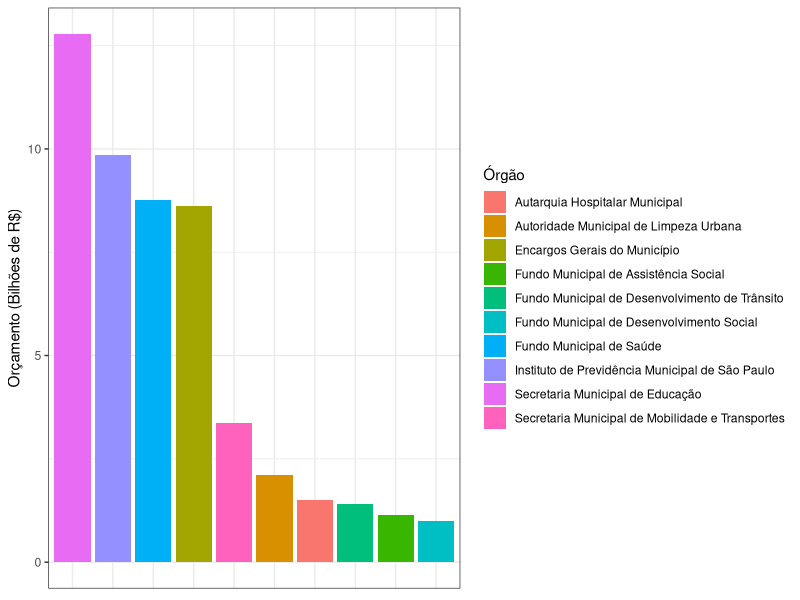
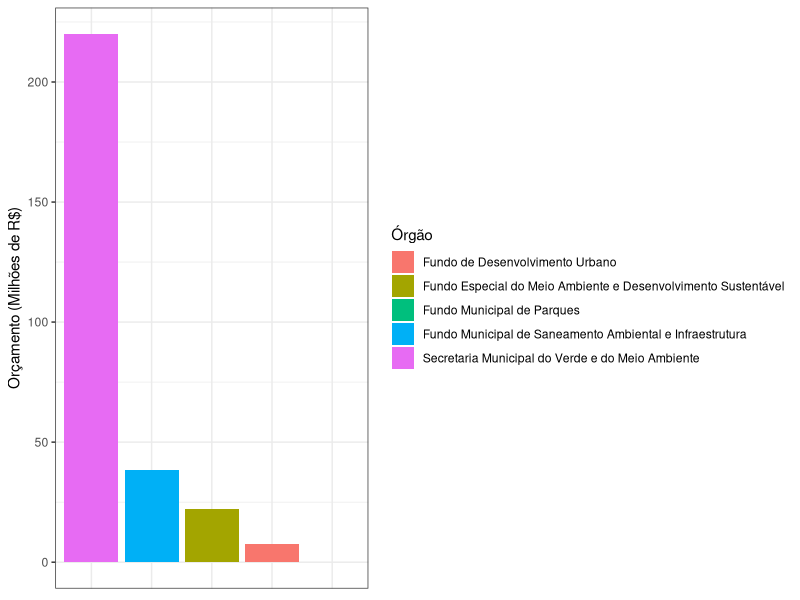
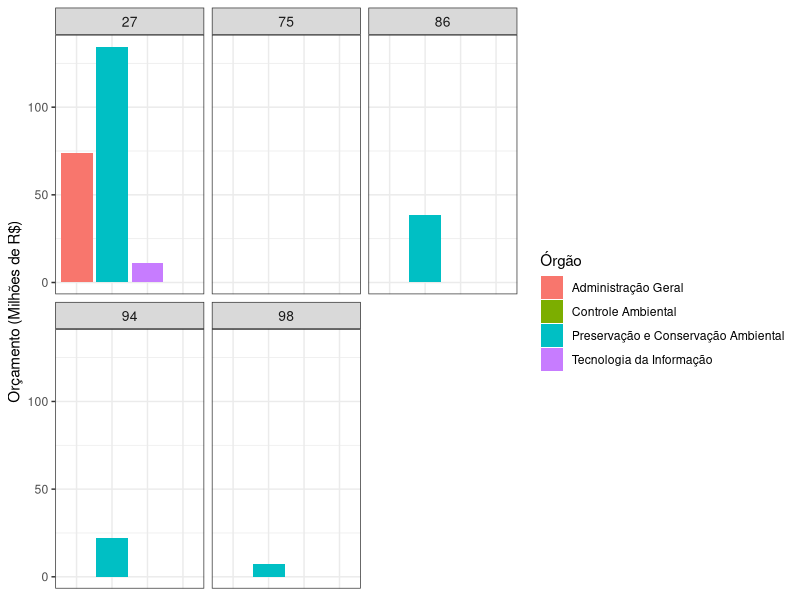
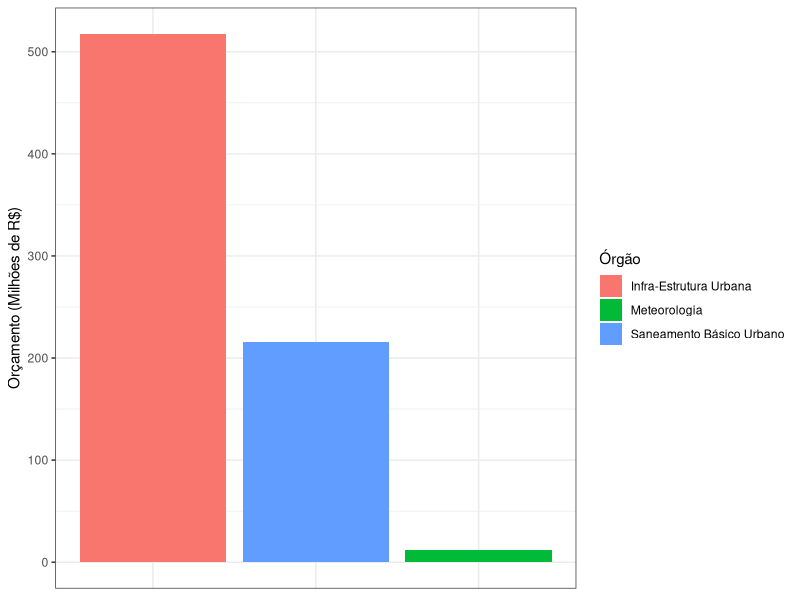
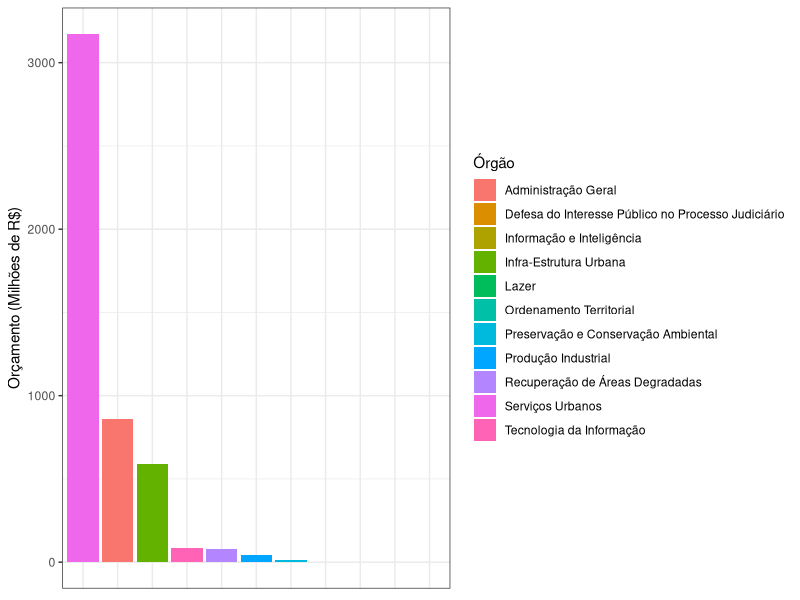
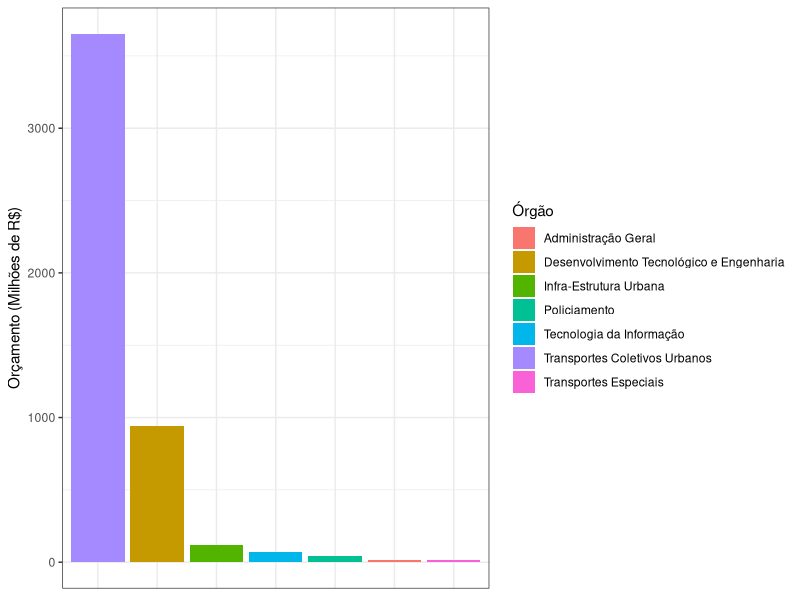
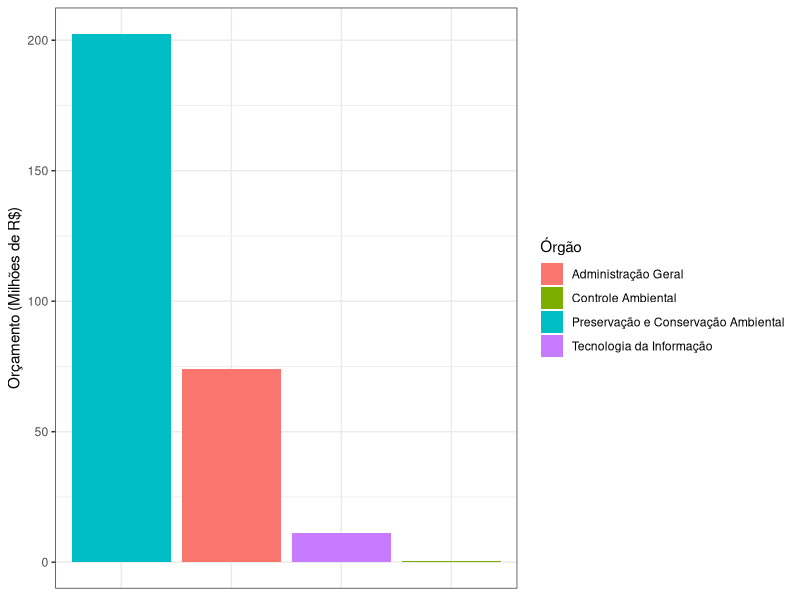
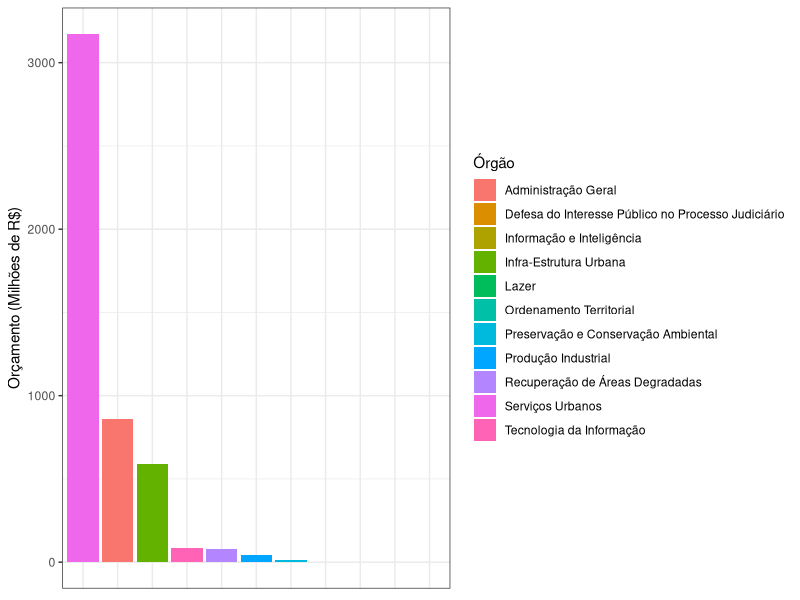

These charts were generated, in order, by the following R code:
## ---- chunk 1
knitr::opts_chunk$set(echo = TRUE)
## ---- chunk 2
library(tidyverse)

## ---- chunk 3
proposta2019 <- readxl::read_xls("data/BaseDados2019.xls")

## ---- chunk 4
names(proposta2019) <- c("dotacao", "exercicio_empresa", "exercicio", "administracao", "orgao", "desc_orgao", "unidade", "desc_unidade", "funcao", "desc_funcao", "subfuncao", "desc_subfuncao", "programa", "desc_programa", "papa", "proj_ativ", "desc_proj_ativ", "cta_despesa", "desc_cta_despesa", "fonte", "desc_fonte", "cod_nro_emnd_nota", "saldo_orc", "agenda", "desc_agenda", "eixo", "desc_eixo", "ppa")
## ---- chunk 5
proposta2019 %>% 
  mutate(saldo_orc = saldo_orc/1000000000) %>%  #transformar em bilhões
   group_by(desc_orgao) %>%  
  summarise(soma = sum(saldo_orc)) %>% 
  top_n(10) %>% arrange (desc(soma)) %>% 
  
   ggplot()+
    geom_col(aes(x =  reorder(desc_orgao,-soma), y = soma, fill=desc_orgao))+
   labs(
    x = "Órgão", 
    y = "Orçamento (Bilhões de R$)",
    fill = "Órgão"
  )+ theme_bw()+
 theme(axis.title.x=element_blank(),
        axis.text.x=element_blank(),
        axis.ticks.x=element_blank())
## ---- chunk 6
proposta2019 %>% 
  mutate(saldo_orc = saldo_orc/1000000) %>%  #transformar em milhões
  filter(desc_funcao=="Gestão Ambiental") %>% 
group_by(desc_orgao) %>% 
 summarise(soma = sum(saldo_orc)) %>% 
  arrange(desc(soma))
## ---- chunk 7
proposta2019 %>% 
  mutate(saldo_orc = saldo_orc/1000000) %>%  #transformar em milhões
  filter(desc_funcao=="Gestão Ambiental") %>% 
group_by(desc_orgao) %>% 
 summarise(soma = sum(saldo_orc)) %>% 
  ggplot()+
    geom_col(aes(x =  reorder(desc_orgao,-soma), y = soma, fill=desc_orgao))+
   labs(
    x = "Órgão", 
    y = "Orçamento (Milhões de R$)",
    fill = "Órgão"
  )+ theme_bw()+
 theme(axis.title.x=element_blank(),
        axis.text.x=element_blank(),
        axis.ticks.x=element_blank())
## ---- chunk 8
proposta2019 %>% 
  mutate(saldo_orc = saldo_orc/1000000) %>%  #transformar em milhões
  filter(desc_funcao=="Gestão Ambiental") %>% 
  filter(saldo_orc > 0) %>% 
group_by(desc_subfuncao) %>% 
   ggplot()+
    geom_col(aes(x =  reorder(desc_subfuncao,-saldo_orc), y = saldo_orc, fill=desc_subfuncao))+
   labs(
    x = "Órgão", 
    y = "Orçamento (Milhões de R$)",
    fill = "Órgão"
  )+ theme_bw()+
 theme(axis.title.x=element_blank(),
        axis.text.x=element_blank(),
        axis.ticks.x=element_blank(),
       strip.text = element_text(size=10))+
  facet_wrap(~orgao, labeller = label_wrap_gen(width=10))  

## ---- chunk 9
proposta2019 %>% 
  mutate(saldo_orc = saldo_orc/1000000) %>%  #transformar em milhões
  filter(desc_funcao=="Saneamento") %>% 
group_by(desc_subfuncao) %>% 
 summarise(soma = sum(saldo_orc)) %>% 
  ggplot()+
    geom_col(aes(x =  reorder(desc_subfuncao,-soma), y = soma, fill=desc_subfuncao))+
   labs(
    x = "Órgão", 
    y = "Orçamento (Milhões de R$)",
    fill = "Órgão"
  )+ theme_bw()+
 theme(axis.title.x=element_blank(),
        axis.text.x=element_blank(),
        axis.ticks.x=element_blank())
## ---- chunk 10
proposta2019 %>% 
  mutate(saldo_orc = saldo_orc/1000000) %>%  #transformar em milhões
  filter(desc_funcao=="Urbanismo") %>% 
group_by(desc_subfuncao) %>% 
 summarise(soma = sum(saldo_orc)) %>% 
  ggplot()+
    geom_col(aes(x =  reorder(desc_subfuncao,-soma), y = soma, fill=desc_subfuncao))+
   labs(
    x = "Órgão", 
    y = "Orçamento (Milhões de R$)",
    fill = "Órgão"
  )+ theme_bw()+
 theme(axis.title.x=element_blank(),
        axis.text.x=element_blank(),
        axis.ticks.x=element_blank())
## ---- chunk 11
proposta2019 %>% 
  mutate(saldo_orc = saldo_orc/1000000) %>%  #transformar em milhões
  filter(desc_funcao=="Transporte") %>% 
group_by(desc_subfuncao) %>% 
 summarise(soma = sum(saldo_orc)) %>% 
  ggplot()+
    geom_col(aes(x =  reorder(desc_subfuncao,-soma), y = soma, fill=desc_subfuncao))+
   labs(
    x = "Órgão", 
    y = "Orçamento (Milhões de R$)",
    fill = "Órgão"
  )+ theme_bw()+
 theme(axis.title.x=element_blank(),
        axis.text.x=element_blank(),
        axis.ticks.x=element_blank())
## ---- chunk 12
proposta2019 %>% 
  mutate(saldo_orc = saldo_orc/1000000) %>%  #transformar em milhões
  filter(desc_funcao=="Gestão Ambiental") %>% 
group_by(desc_subfuncao) %>% 
 summarise(soma = sum(saldo_orc)) %>% 
  ggplot()+
    geom_col(aes(x =  reorder(desc_subfuncao,-soma), y = soma, fill=desc_subfuncao))+
   labs(
    x = "Órgão", 
    y = "Orçamento (Milhões de R$)",
    fill = "Órgão"
  )+ theme_bw()+
 theme(axis.title.x=element_blank(),
        axis.text.x=element_blank(),
        axis.ticks.x=element_blank())
## ---- chunk 13
proposta2019 %>% 
  mutate(saldo_orc = saldo_orc/1000000) %>%  #transformar em milhões
  filter(desc_funcao=="Urbanismo") %>% 
group_by(desc_subfuncao) %>% 
 summarise(soma = sum(saldo_orc)) %>% 
  ggplot()+
    geom_col(aes(x =  reorder(desc_subfuncao,-soma), y = soma, fill=desc_subfuncao))+
   labs(
    x = "Órgão", 
    y = "Orçamento (Milhões de R$)",
    fill = "Órgão"
  )+ theme_bw()+
 theme(axis.title.x=element_blank(),
        axis.text.x=element_blank(),
        axis.ticks.x=element_blank())
